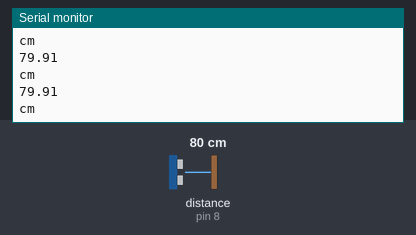
The sketch below on a simulated Arduino Uno, built with avr-gcc and run on an emulated ATmega328P. Parts: the last lines printed to the serial monitor. Wiring (inferred from the names in the program): ultrasonic range finder: trigger pin 7; echo pin 8. Inputs (shaded band) come from the test bench; at power-on: distance to the obstacle (sensor on pin 8) 80 cm. The echo pulse lasts 58.3 µs per cm.

Above: at 1.2 s.
1.3 s: distance to the obstacle (sensor on pin 8) set to 2 cm
At 1.36 s:
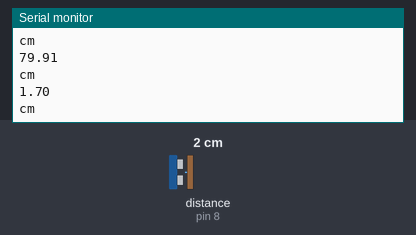
2.8 s: distance to the obstacle (sensor on pin 8) set to 4 cm
At 2.84 s:
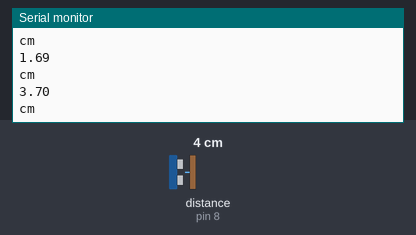
Timing chart, 0 to 5.8 s (numbered marks = the images above; inputs shaded):
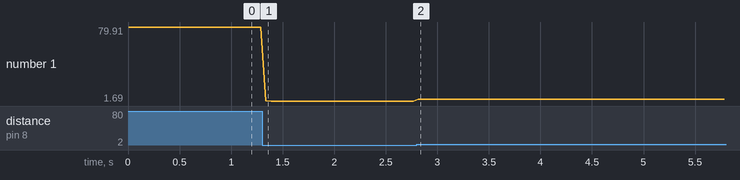

The sketch:

sketch_dec16b.ino
```cpp
int trigPin=7;
int echoPin=8;

int kirmiziPin=10;
int yesilPin=11;
int sariPin=12;

double sure;
double hiz=0.0344;
double uzaklik;

void setup() {
  // put your setup code here, to run once:

  pinMode(trigPin,OUTPUT);
  pinMode(echoPin,INPUT);
  Serial.begin(9600);


}

void loop() {
  // put your main code here, to run repeatedly:

  digitalWrite(trigPin,LOW);
  delayMicroseconds(2);
  digitalWrite(trigPin,HIGH);
  delayMicroseconds(2);
  digitalWrite(trigPin,LOW);

  sure=pulseIn(echoPin,HIGH);
  uzaklik=(0.0344*sure)/2;

  if (uzaklik > 20) {
    digitalWrite(yesilPin,HIGH);
    digitalWrite(kirmiziPin,LOW);
    digitalWrite(sariPin,LOW);
  }
    else if(uzaklik  >= 10 || uzaklik <= 20  ) {
      digitalWrite(yesilPin,LOW);
      digitalWrite(sariPin,HIGH);
      digitalWrite(kirmiziPin,LOW);
    }

    else if(uzaklik < 10 ) {
    digitalWrite(sariPin,LOW);
    digitalWrite(yesilPin,LOW);
    digitalWrite(kirmiziPin,HIGH);
  }

  Serial.println(uzaklik);
  Serial.println("cm ");
  delay(50);
}
```

Measured:
- after the input at 1.3 s, the serial monitor: prints a new line at once (image 1)
- after the input at 2.8 s, the serial monitor: prints a new line at once (image 2)
- plotted number 1: 79.91 → 1.69 after the input at 1.3 s, 1.69 → 3.7 after the input at 2.8 s
